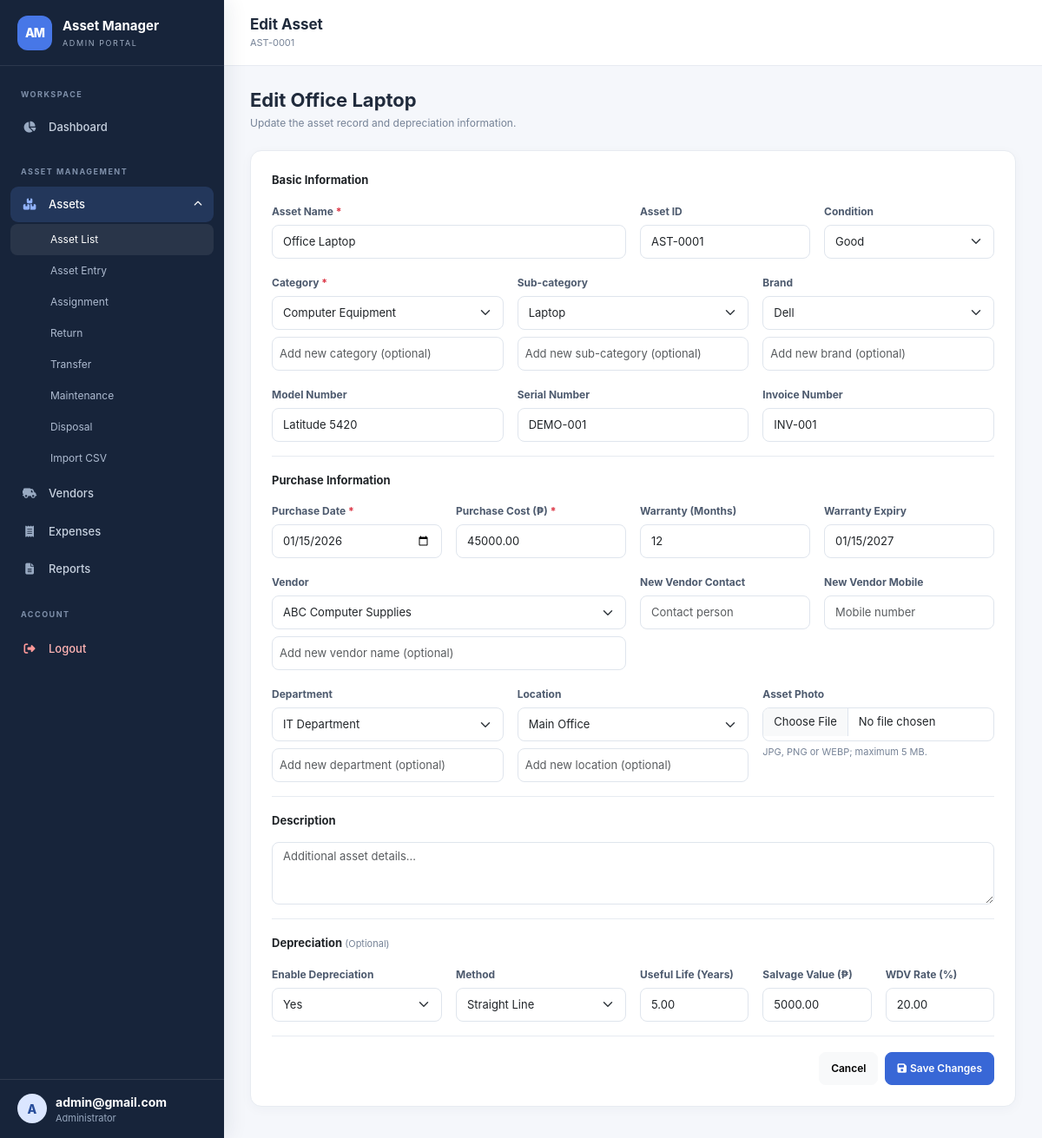
/assets_pages/edit.php?id=1 (signed in), run on the app's committed database.
### tables this page shows
CREATE TABLE IF NOT EXISTS assets (
    id INT AUTO_INCREMENT PRIMARY KEY,
    asset_code VARCHAR(50) NOT NULL UNIQUE,
    name VARCHAR(150) NOT NULL,
    category_id INT NULL,
    sub_category_id INT NULL,
    brand_id INT NULL,
    model_number VARCHAR(100) NULL,
    serial_number VARCHAR(100) NULL,
    purchase_date DATE NOT NULL,
    purchase_cost DECIMAL(12, 2) NOT NULL DEFAULT 0,
    vendor_id INT NULL,
    invoice_number VARCHAR(100) NULL,
    warranty_months INT NOT NULL DEFAULT 0,
    warranty_expiry DATE NULL,
    department_id INT NULL,
    location_id INT NULL,
    condition_status ENUM('New', 'Good', 'Fair', 'Poor', 'Damaged') NOT NULL DEFAULT 'New',
    description TEXT NULL,
    photo VARCHAR(255) NULL,
    depreciation_enabled TINYINT(1) NOT NULL DEFAULT 0,
    depreciation_method ENUM('Straight Line', 'Written Down Value') NOT NULL DEFAULT 'Straight Line',
    useful_life_years DECIMAL(6, 2) NOT NULL DEFAULT 0,
    salvage_value DECIMAL(12, 2) NOT NULL DEFAULT 0,
    wdv_rate DECIMAL(5, 2) NOT NULL DEFAULT 20,
    status ENUM('Available', 'Assigned', 'Under Maintenance', 'Disposed') NOT NULL DEFAULT 'Available',
    current_holder VARCHAR(150) NULL,
    holder_mobile VARCHAR(30) NULL,
    holder_department_id INT NULL,
    maintenance_previous_status ENUM('Available', 'Assigned') NULL,
    created_at TIMESTAMP DEFAULT CURRENT_TIMESTAMP,
    updated_at TIMESTAMP DEFAULT CURRENT_TIMESTAMP ON UPDATE CURRENT_TIMESTAMP,
    FOREIGN KEY (category_id) REFERENCES categories (id) ON DELETE SET NULL,
    FOREIGN KEY (sub_category_id) REFERENCES sub_categories (id) ON DELETE SET NULL,
    FOREIGN KEY (brand_id) REFERENCES brands (id) ON DELETE SET NULL,
    FOREIGN KEY (vendor_id) REFERENCES vendors (id) ON DELETE SET NULL,
    FOREIGN KEY (department_id) REFERENCES departments (id) ON DELETE SET NULL,
    FOREIGN KEY (location_id) REFERENCES locations (id) ON DELETE SET NULL,
    FOREIGN KEY (holder_department_id) REFERENCES departments (id) ON DELETE SET NULL,
    INDEX idx_assets_status (status),
    INDEX idx_assets_purchase (purchase_date),
    INDEX idx_assets_warranty (warranty_expiry),
    INDEX idx_assets_holder (current_holder),
    INDEX idx_assets_code (asset_code)
);

### config/functions.php (called while the page is built, shortened)
<?php
function e(mixed $value): string {
    return htmlspecialchars((string) ($value ?? ''), ENT_QUOTES | ENT_SUBSTITUTE, 'UTF-8');
}
function fetchOptions(PDO $pdo, string $table): array {
    $allowed = ['categories', 'brands', 'vendors', 'departments', 'locations'];
    return $pdo->query("SELECT id,name FROM {$table} ORDER BY name")->fetchAll();
}
function selected(mixed $a, mixed $b): string {
    return (string) $a === (string) $b ? ' selected' : '';
}

### includes/asset_form.php (the view, shortened to what this page needs)
<?php
$isEdit = isset($asset) && is_array($asset);
$categories = fetchOptions($pdo, 'categories');
$brands = fetchOptions($pdo, 'brands');
$vendors = fetchOptions($pdo, 'vendors');
$departments = fetchOptions($pdo, 'departments');
$locations = fetchOptions($pdo, 'locations');
$subcats = [];
if ($isEdit && !empty($asset['category_id'])) {
    $st = $pdo->prepare('SELECT id,name FROM sub_categories WHERE category_id=? ORDER BY name');
    $st->execute([$asset['category_id']]);
    $subcats = $st->fetchAll();
}
?>
<form method="post" enctype="multipart/form-data" class="card">
    <div class="card-body p-4">
        <div class="form-section">
            <div class="form-section-title">Basic Information</div>
            <div class="row g-3">
                <div class="col-md-6">
                    <label class="form-label required">Asset Name</label>
                    <input class="form-control" name="name" maxlength="150" value="<?= e($asset['name'] ?? '') ?>" required>
                </div>
                <div class="col-md-3">
                    <label class="form-label">Asset ID</label>
                    <input class="form-control" value="<?= e($asset['asset_code'] ?? 'Auto-generated after save') ?>" readonly>
                </div>
                <div class="col-md-3">
                    <label class="form-label">Condition</label>
                    <select class="form-select" name="condition_status">
                        <?php foreach (['New', 'Good', 'Fair', 'Poor', 'Damaged'] as $v): ?>
                            <option<?= selected($asset['condition_status'] ?? 'New', $v) ?>><?= $v ?></option>
                        <?php endforeach; ?>
                    </select>
                </div>
                <div class="col-md-4">
                    <label class="form-label required">Category</label>
                    <select class="form-select" name="category_id">
                        <?php foreach ($categories as $o): ?>
                            <option value="<?= $o['id'] ?>" <?= selected($asset['category_id'] ?? '', $o['id']) ?>><?= e($o['name']) ?></option>
                        <?php endforeach; ?>
                    </select>
                    <input class="form-control form-control-sm mt-2" name="new_category" placeholder="Add new category (optional)">
                </div>
                <div class="col-md-4">
                    <label class="form-label">Sub-category</label>
                    <select class="form-select" name="sub_category_id" data-dependent="sub-category">
                        <?php foreach ($subcats as $o): ?>
                            <option value="<?= $o['id'] ?>" <?= selected($asset['sub_category_id'] ?? '', $o['id']) ?>><?= e($o['name']) ?></option>
                        <?php endforeach; ?>
                    </select>
                    <input class="form-control form-control-sm mt-2" name="new_sub_category" placeholder="Add new sub-category (optional)">
                </div>
                <div class="col-md-4">
                    <label class="form-label">Brand</label>
                    <select class="form-select" name="brand_id">
                        <?php foreach ($brands as $o): ?>
                            <option value="<?= $o['id'] ?>" <?= selected($asset['brand_id'] ?? '', $o['id']) ?>><?= e($o['name']) ?></option>
                        <?php endforeach; ?>
                    </select>
                    <input class="form-control form-control-sm mt-2" name="new_brand" placeholder="Add new brand (optional)">
                </div>
                <div class="col-md-4">
                    <label class="form-label">Model Number</label>
                    <input class="form-control" name="model_number" value="<?= e($asset['model_number'] ?? '') ?>">
                </div>
                <div class="col-md-4">
                    <label class="form-label">Serial Number</label>
                    <input class="form-control" name="serial_number" value="<?= e($asset['serial_number'] ?? '') ?>">
                </div>
                <div class="col-md-4">
                    <label class="form-label">Invoice Number</label>
                    <input class="form-control" name="invoice_number" value="<?= e($asset['invoice_number'] ?? '') ?>">
                </div>
            </div>
        </div>
        <div class="form-section">
            <div class="form-section-title">Purchase Information</div>
            <div class="row g-3">
                <div class="col-md-3">
                    <label class="form-label required">Purchase Date</label>
                    <input type="date" class="form-control" name="purchase_date" value="<?= e($asset['purchase_date'] ?? date('Y-m-d')) ?>" required>
                </div>
                <div class="col-md-3">
                    <label class="form-label required">Purchase Cost (₱)</label>
                    <input type="number" min="0" step="0.01" class="form-control" name="purchase_cost" value="<?= e($asset['purchase_cost'] ?? '0') ?>" required>
                </div>
                <div class="col-md-3">
                    <label class="form-label">Warranty (Months)</label>
                    <input type="number" min="0" max="600" class="form-control" name="warranty_months" value="<?= e($asset['warranty_months'] ?? 0) ?>">
                </div>
                <div class="col-md-3">
                    <label class="form-label">Warranty Expiry</label>
                    <input type="date" class="form-control" data-warranty-expiry value="<?= e($asset['warranty_expiry'] ?? '') ?>" readonly>
                </div>
                <div class="col-md-6">
                    <label class="form-label">Vendor</label>
                    <select class="form-select" name="vendor_id">
                        <?php foreach ($vendors as $o): ?>
                            <option value="<?= $o['id'] ?>" <?= selected($asset['vendor_id'] ?? '', $o['id']) ?>><?= e($o['name']) ?></option>
                        <?php endforeach; ?>
                    </select>
                    <input class="form-control form-control-sm mt-2" name="new_vendor" placeholder="Add new vendor name (optional)">
                </div>
                <div class="col-md-3">
                    <label class="form-label">New Vendor Contact</label>
                    <input class="form-control" name="new_vendor_contact" placeholder="Contact person">
                </div>
                <div class="col-md-3">
                    <label class="form-label">New Vendor Mobile</label>
                    <input class="form-control" name="new_vendor_mobile" placeholder="Mobile number">
                </div>
                <div class="col-md-4">
                    <label class="form-label">Department</label>
                    <select class="form-select" name="department_id">
                        <?php foreach ($departments as $o): ?>
                            <option value="<?= $o['id'] ?>" <?= selected($asset['department_id'] ?? '', $o['id']) ?>><?= e($o['name']) ?></option>
                        <?php endforeach; ?>
                    </select>
                    <input class="form-control form-control-sm mt-2" name="new_department" placeholder="Add new department (optional)">
                </div>
                <div class="col-md-4">
                    <label class="form-label">Location</label>
                    <select class="form-select" name="location_id">
                        <?php foreach ($locations as $o): ?>
                            <option value="<?= $o['id'] ?>" <?= selected($asset['location_id'] ?? '', $o['id']) ?>><?= e($o['name']) ?></option>
                        <?php endforeach; ?>
                    </select>
                    <input class="form-control form-control-sm mt-2" name="new_location" placeholder="Add new location (optional)">
                </div>
                <div class="col-md-4">
                    <label class="form-label">Asset Photo</label>
                    <input type="file" class="form-control" name="photo" accept=".jpg,.jpeg,.png,.webp">
                    <div class="form-text">JPG, PNG or WEBP; maximum 5 MB.</div>
                </div>
            </div>
        </div>
        <div class="form-section">
            <div class="form-section-title">Description</div><textarea class="form-control" rows="3" name="description" maxlength="5000" placeholder="Additional asset details..."><?= e($asset['description'] ?? '') ?></textarea>
        </div>
        <div class="form-section">
            <div class="form-section-title">Depreciation <span class="small-muted fw-normal">(Optional)</span></div>
            <div class="row g-3 align-items-end">
                <div class="col-md-3">
                    <label class="form-label">Enable Depreciation</label>
                    <select class="form-select" name="depreciation_enabled" id="depEnabled">
                        <option value="1" <?= selected($asset['depreciation_enabled'] ?? 0, 1) ?>>Yes</option>
                    </select>
                </div>
                <div class="col-md-3 dep-fields">
                    <label class="form-label">Method</label>
                    <select class="form-select" name="depreciation_method">
                        <option<?= selected($asset['depreciation_method'] ?? 'Straight Line', 'Straight Line') ?>>Straight Line</option>
                    </select>
                </div>
                <div class="col-md-2 dep-fields">
                    <label class="form-label">Useful Life (Years)</label>
                    <input type="number" min="0" max="100" step="0.1" class="form-control" name="useful_life_years" value="<?= e($asset['useful_life_years'] ?? '5') ?>">
                </div>
                <div class="col-md-2 dep-fields">
                    <label class="form-label">Salvage Value (₱)</label>
                    <input type="number" min="0" step="0.01" class="form-control" name="salvage_value" value="<?= e($asset['salvage_value'] ?? '0') ?>">
                </div>
                <div class="col-md-2 dep-fields">
                    <label class="form-label">WDV Rate (%)</label>
                    <input type="number" min="0" max="100" step="0.01" class="form-control" name="wdv_rate" value="<?= e($asset['wdv_rate'] ?? '20') ?>">
                </div>
            </div>
        </div>
        <div class="d-flex flex-wrap gap-2 justify-content-end">
            <a href="<?= BASE_URL ?>assets_pages/index.php" class="btn btn-light">Cancel</a>
            <button class="btn btn-primary"><i class="fa-solid fa-floppy-disk me-1"></i><?= $isEdit ? 'Save Changes' : 'Save Asset' ?></button>
        </div>
    </div>
</form>

### assets_pages/edit.php (shortened to what this page needs)
<?php
require_once __DIR__ . '/../includes/auth.php';
$id = getInt('id');
$st = $pdo->prepare('SELECT * FROM assets WHERE id=?');
$st->execute([$id]);
$asset = $st->fetch();
include __DIR__ . '/../includes/header.php';
include __DIR__ . '/../includes/sidebar.php';
?>
<main class="main-area">
    <header class="topbar">
        <div class="d-flex align-items-center gap-3">
            <div>
                <h2 class="topbar-title">Edit Asset</h2>
                <div class="topbar-subtitle"><?= e($asset['asset_code']) ?></div>
            </div>
        </div>
    </header>
    <div class="content-wrap">
        <div class="page-heading">
            <div>
                <h1>Edit <?= e($asset['name']) ?></h1>
                <p>Update the asset record and depreciation information.</p>
            </div>
        </div>
        <?php include __DIR__ . '/../includes/asset_form.php'; ?>
    </div>
</main>
<?php include __DIR__ . '/../includes/footer.php'; ?>

### assets/css/style.css (style rules this page uses)
:root { --navy: #17243a; --navy-2: #223450; --blue: #3867d6; --blue-soft: #edf3ff; --ink: #202b3c; --muted: #768397; --line: #e7ebf1; --canvas: #f5f7fb; --sidebar: 258px; }
* { box-sizing: border-box; }
body { margin: 0; background: var(--canvas); color: var(--ink); font-family: Inter, ui-sans-serif, system-ui, -apple-system, "Segoe UI", sans-serif; font-size: 14px; }
.main-area { min-height: 100vh; }
.topbar { height: 76px; background: #fff; border-bottom: 1px solid var(--line); display: flex; align-items: center; justify-content: space-between; padding: 0 30px; position: sticky; top: 0; z-index: 100; }
.topbar-title { font-size: 17px; font-weight: 700; margin: 0; }
.topbar-subtitle { font-size: 11px; color: var(--muted); margin-top: 3px; }
.content-wrap { padding: 26px 30px 36px; max-width: 1680px; margin: 0 auto; }
.page-heading { display: flex; align-items: flex-start; justify-content: space-between; gap: 15px; margin-bottom: 22px; }
.page-heading h1 { font-size: 22px; font-weight: 750; margin: 0; }
.page-heading p { margin: 5px 0 0; color: var(--muted); font-size: 12px; }
.card { border: 1px solid var(--line); border-radius: 13px; box-shadow: 0 3px 14px rgba(29, 46, 73, 0.035); }
.card-body { padding: 18px; }
.btn { border-radius: 8px; font-size: 12px; font-weight: 600; padding: 9px 13px; }
.btn-primary { background: var(--blue); border-color: var(--blue); }
.form-control, .form-select { border-color: #dfe5ed; border-radius: 8px; min-height: 39px; font-size: 13px; }
.form-label { font-size: 12px; font-weight: 650; color: #4d5a6e; margin-bottom: 6px; }
.form-text { font-size: 11px; color: var(--muted); }
.small-muted { font-size: 11px; color: var(--muted); }
.required:after { content: " *"; color: #dc3545; }
.form-section { border-bottom: 1px solid var(--line); padding-bottom: 16px; margin-bottom: 18px; }
.form-section-title { font-size: 13px; font-weight: 750; margin-bottom: 14px; }

### data on the page
assets: asset_code "AST-0001", name "Office Laptop", model_number "Latitude 5420", serial_number "DEMO-001", invoice_number "INV-001", purchase_date "01/15/2026", purchase_cost "45000.00", warranty_months "12", warranty_expiry "01/15/2027", useful_life_years "5.00", salvage_value "5000.00", wdv_rate "20.00"

### other printed values
$_SESSION['admin_username'] "admin@gmail.com"
form field condition_status "Good"
form field category_id "Computer Equipment"
form field sub_category_id "Laptop"
form field brand_id "Dell"
form field vendor_id "ABC Computer Supplies"
form field department_id "IT Department"
form field location_id "Main Office"
